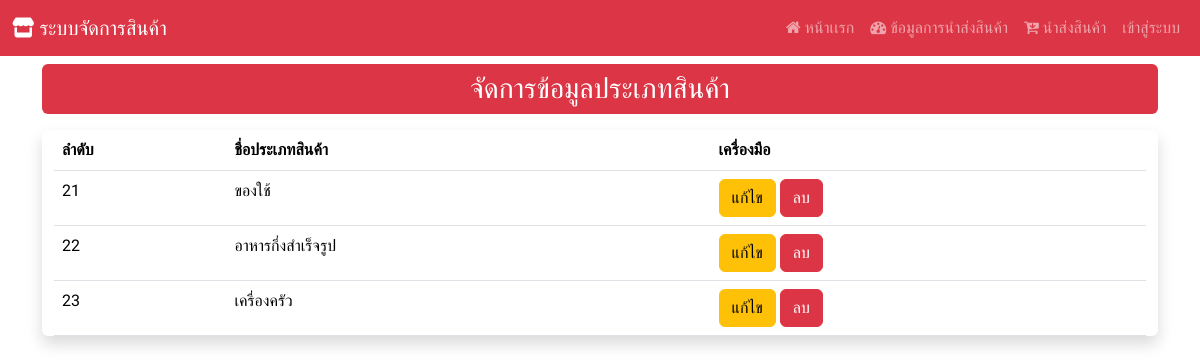
Screenshot of /manage_type with the database file from the repository.
### Hospital_app/models.py (models this page shows, shortened)
class d_type(models.Model):
    type_id = models.AutoField(primary_key=True)
    type_name = models.CharField(max_length=255)

### Hospital_app/views.py (the view)
# urls.py: path('manage_type',views.manage_type),
def manage_type(request):
    show_type = d_type.objects.all()
    context  = {"type" : show_type}
    return render(request,'manage_type.html',context)

### Hospital_app/templates/manage_type.html (shortened to what this page needs)
{% extends "base.html" %}
{% block content %}
<div class="mt-2 p-2 bg-danger text-center text-white rounded h3">
    จัดการข้อมูลประเภทสินค้า
</div>
<div class="container-fluid my-3 justify-content-center align-items-center shadow rounded">
    <table class="table table-responsive">
        <thead>
            <tr>
                <th>ลำดับ</th>
                <th>ชื่อประเภทสินค้า</th>
                <th></th>
                <th>เครื่องมือ</th>
            </tr>
        </thead>
        <tbody>
            {% for i in type %}
            <tr>
                <td>{{ i.type_id }}</td>
                <td>{{ i.type_name }}</td>
                <td>{{ i.product_exp }}</td>
                <td>
                <div class="col d-none d-sm-block">
                    <a href="editt/{{ i.type_id }}" class="btn btn-warning">แก้ไข</a>
                    <a href="delete_type/{{ i.type_id }}/" class="btn btn-danger" data-bs-toggle="modal" data-bs-target="#deleteConfirmationModal" onclick="setDeleteUrl('delete_type/{{ i.type_id }}/')">ลบ</a>
                </div>
                </td>
            </tr>
            {% endfor %}
        </tbody>
      </div>
</div>
{% endblock %}

### Hospital_app/templates/base.html (style rules this page uses)
body { font-family: 'K2D', sans-serif; }

### rows the page displays
d_type: type_id "21", type_name "ของใช้"
d_type: type_id "22", type_name "อาหารกึ่งสำเร็จรูป"
d_type: type_id "23", type_name "เครื่องครัว"
